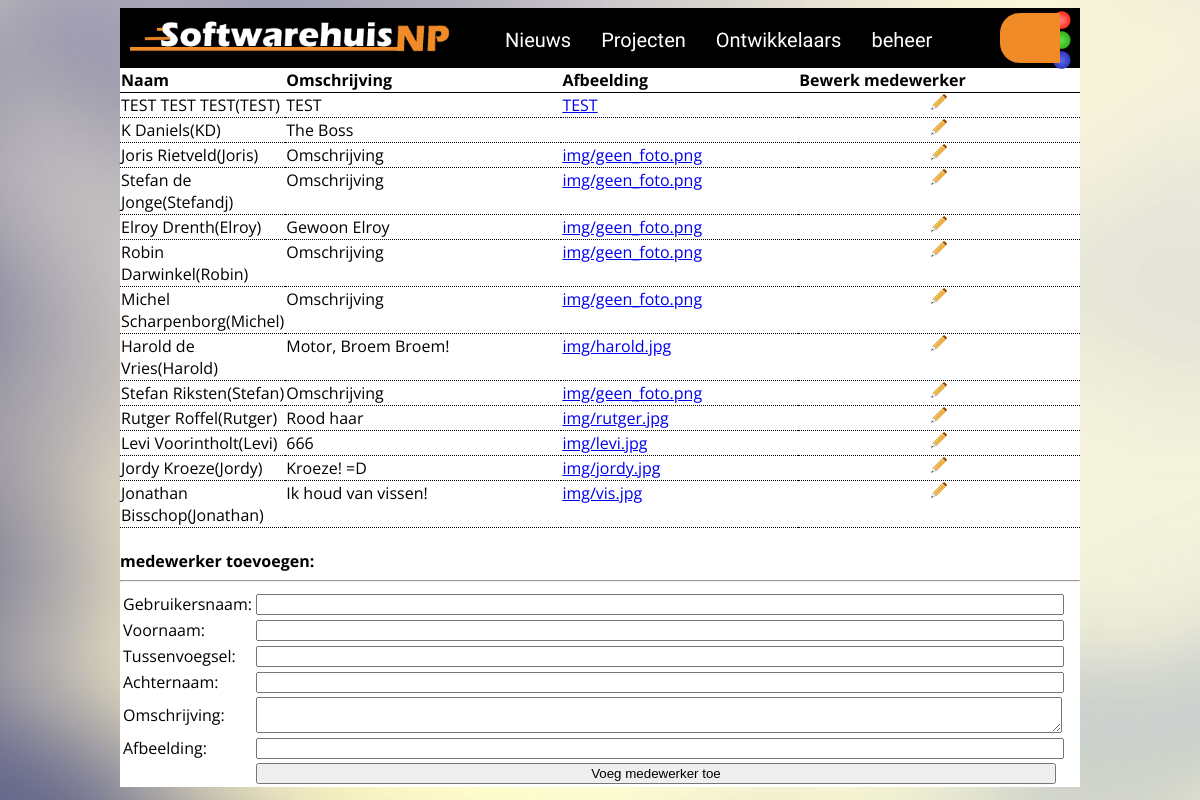
/work/admin/index.php?id=3, run on the app's committed database.
### tables this page shows
CREATE TABLE IF NOT EXISTS `s_werknemer` (
  `id` int(11) NOT NULL AUTO_INCREMENT,
  `gebruikersnaam` varchar(100) NOT NULL,
  `wachtwoord` varchar(200) NOT NULL DEFAULT '',
  `voornaam` varchar(100) NOT NULL,
  `tussenvoegsel` varchar(100) NOT NULL,
  `achternaam` varchar(100) NOT NULL,
  `level` int(100) NOT NULL DEFAULT '0',
  `omschrijving` text NOT NULL,
  `afbeelding` varchar(200) NOT NULL,
  PRIMARY KEY (`id`)
);

### work/config.php (called while the page is built, shortened)
<?php
	$config = new config();
?>

### work/classes/database.php (called while the page is built, shortened)
<?php
class database {
	public function __construct($server,$username,$password,$database) {
		$this->connection = new MySQLi($server, $username, $password, $database) or die("ERROR: Kan niet verbinden met de database.");
	}
	public function query($q) {
		$result = mysqli_query($this->connection,$q) or die(mysqli_error($this->connection));
		return $result;
	}
	public function fetch_assoc($q) {
		return mysqli_fetch_assoc($q);
	}
}
?>

### work/admin/ontwikkelaars.php (the view, shortened to what this page needs)
<?php
if(empty($_POST)){
	if(empty($_GET['wid'])){
		$query = $database->query("SELECT id, gebruikersnaam, wachtwoord, voornaam, tussenvoegsel, achternaam, level, omschrijving, afbeelding FROM `".$config->dbinfo['prefix']."_werknemer` order by id desc");
		echo "<table style='border-collapse: collapse; width: 960px;'>
			<tr style='border-bottom: 1px solid black;'><td><strong>Naam</strong></td><td><strong>Omschrijving</strong></td><td><strong>Afbeelding</strong></td><td><strong>Bewerk medewerker</strong></td></tr>";
		while($medewerker = $database->fetch_assoc($query)){
			echo "<tr style='padding-bottom: 3px; border-bottom: 1px dotted black;'><td valign='top' width='150'>".$medewerker['voornaam']." ".$medewerker['tussenvoegsel']." ".$medewerker['achternaam']."(".$medewerker['gebruikersnaam'].")</td><td valign='top'>".substr(wordwrap($medewerker['omschrijving'], 80, "<br />"), 0, 150);
			echo "</td><td valign='top'><a href='".$medewerker['afbeelding']."' target='_blank'>".$medewerker['afbeelding']."</a></td><td valign='top'><center><a href='admin/index.php?id=3&wid=".$medewerker['id']."'><img src='img/edit.png'></a></center></td></tr>";
		}
		echo "<table><br /><strong>medewerker toevoegen:</strong><hr>";
		?>
		<form method='post'>
			<table>
			<tr>
					<td>
						Gebruikersnaam:
					</td>
					<td>
						<input name='gebruikersnaam' style='width: 800px;'>
					</td>
				</tr>
			<tr>
					<td>
						Voornaam:
					</td>
					<td>
						<input name='voornaam' style='width: 800px;'>
					</td>
				</tr>
				<tr>
					<td>
						Tussenvoegsel:
					</td>
					<td>
						<input name='tussenvoegsel' style='width: 800px;'>
					</td>
				</tr>
				<tr>
					<td>
						Achternaam:
					</td>
					<td>
						<input name='achternaam' style='width: 800px;'>
					</td>
				</tr>
				<tr>
					<td>
						Omschrijving:
					</td>
					<td>
						<textarea style='width: 800px;' cols='100' name='omschrijving'></textarea>
					</td>
				</tr>
				<tr>
					<td>
						Afbeelding:
					</td>
					<td>
						<input name='afbeelding' style='width: 800px;'>
					</td>
				</tr>
				<tr>
					<td></td>
					<td>
						<input name='submit' style='width: 800px;' type='submit' value='Voeg medewerker toe'>
					</td>
				</tr>
			</table>
		</form>
		<?php
	}
}

### work/css/style.css (style rules this page uses)
body { background-image:url('../img/background.jpg'); background-size:cover; background-repeat:no-repeat; font-family: 'Open Sans', sans-serif; }

### data on the page
s_werknemer: voornaam "TEST", tussenvoegsel "TEST", achternaam "TEST", gebruikersnaam "TEST", omschrijving "TEST", afbeelding "TEST"
s_werknemer: voornaam "K", achternaam "Daniels", gebruikersnaam "KD", omschrijving "The Boss"
s_werknemer: voornaam "Joris", achternaam "Rietveld", gebruikersnaam "Joris", omschrijving "Omschrijving", afbeelding "img/geen_foto.png"
s_werknemer: voornaam "Stefan", tussenvoegsel "de", achternaam "Jonge", gebruikersnaam "Stefandj", omschrijving "Omschrijving", afbeelding "img/geen_foto.png"
s_werknemer: voornaam "Elroy", achternaam "Drenth", gebruikersnaam "Elroy", omschrijving "Gewoon Elroy", afbeelding "img/geen_foto.png"
s_werknemer: voornaam "Robin", achternaam "Darwinkel", gebruikersnaam "Robin", omschrijving "Omschrijving", afbeelding "img/geen_foto.png"
s_werknemer: voornaam "Michel", achternaam "Scharpenborg", gebruikersnaam "Michel", omschrijving "Omschrijving", afbeelding "img/geen_foto.png"
s_werknemer: voornaam "Harold", achternaam "de Vries", gebruikersnaam "Harold", omschrijving "Motor, Broem Broem!", afbeelding "img/harold.jpg"
s_werknemer: voornaam "Stefan", achternaam "Riksten", gebruikersnaam "Stefan", omschrijving "Omschrijving", afbeelding "img/geen_foto.png"
s_werknemer: voornaam "Rutger", achternaam "Roffel", gebruikersnaam "Rutger", omschrijving "Rood haar", afbeelding "img/rutger.jpg"
s_werknemer: voornaam "Levi", achternaam "Voorintholt", gebruikersnaam "Levi", omschrijving "666", afbeelding "img/levi.jpg"
s_werknemer: voornaam "Jordy", achternaam "Kroeze", gebruikersnaam "Jordy", omschrijving "Kroeze! =D", afbeelding "img/jordy.jpg"
s_werknemer: voornaam "Jonathan", achternaam "Bisschop", gebruikersnaam "Jonathan", omschrijving "Ik houd van vissen!", afbeelding "img/vis.jpg"
